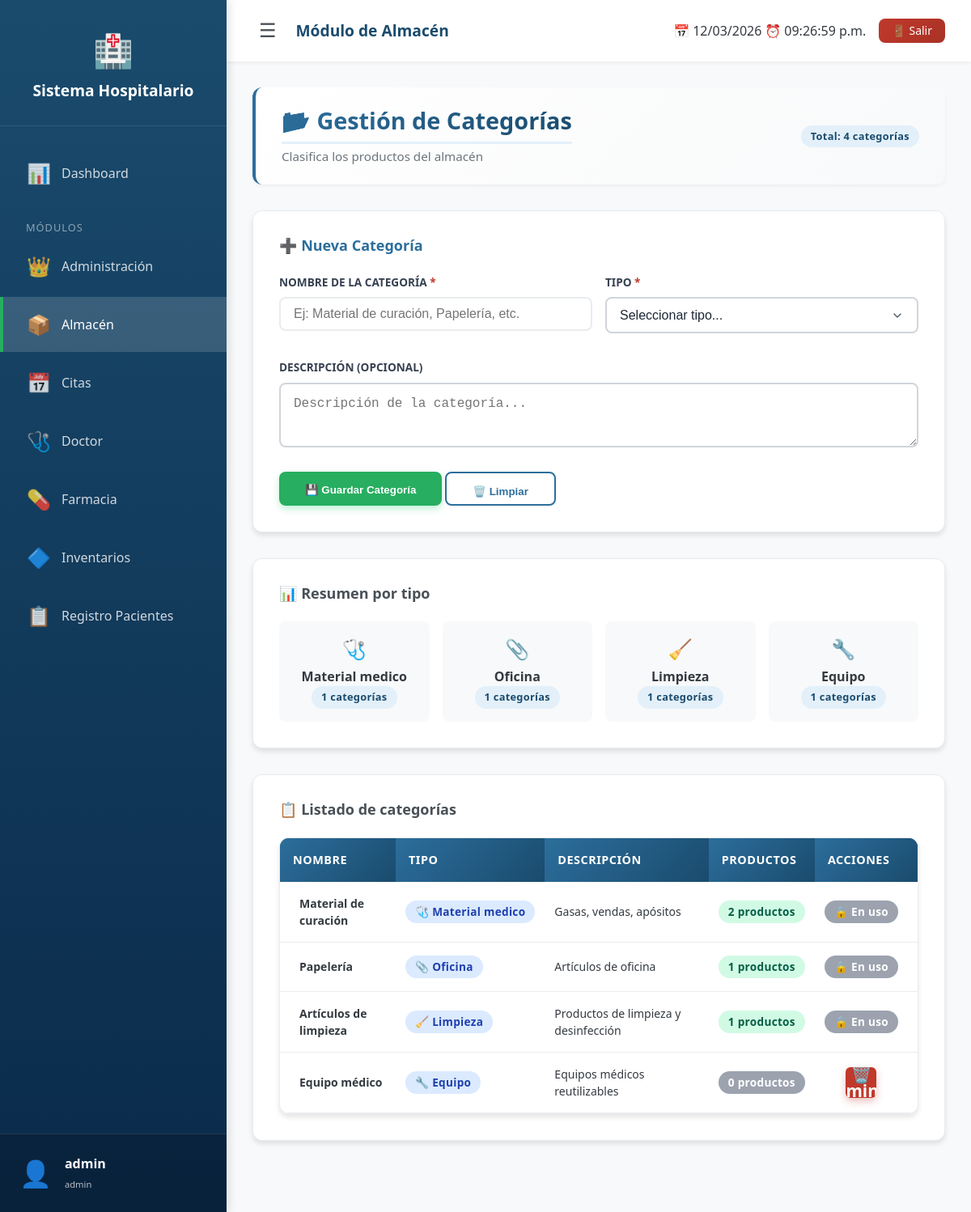
Page /Hospital/modules/almacen/categorias.php (signed in) on the committed database.
### tables this page shows
CREATE TABLE `modulos` (
  `id` int(11) NOT NULL,
  `nombre` varchar(50) DEFAULT NULL,
  `ruta` varchar(100) DEFAULT NULL
);

CREATE TABLE `categorias_almacen` (
  `id` int(11) NOT NULL,
  `nombre` varchar(100) NOT NULL,
  `tipo` enum('material_medico','oficina','limpieza','equipo','otro') NOT NULL,
  `descripcion` text DEFAULT NULL
);

### Hospital/modules/almacen/categorias.php (the view, shortened to what this page needs)
<?php
require_once '../../config/db.php';
require_once '../../includes/header.php';
$categorias = $pdo->query("
    SELECT c.*,
           (SELECT COUNT(*) FROM productos WHERE categoria_almacen_id = c.id) as total_productos
    FROM categorias_almacen c
    ORDER BY c.tipo, c.nombre
")->fetchAll();
$total_categorias = count($categorias);
$tipos = $pdo->query("SELECT tipo, COUNT(*) as total FROM categorias_almacen GROUP BY tipo")->fetchAll();
?>
<div class="fade-in modulo-almacen">
    <div class="almacen-header">
        <div>
            <h1>📂 Gestión de Categorías</h1>
            <p class="almacen-subtitle">Clasifica los productos del almacén</p>
        </div>
        <div>
            <span class="almacen-badge primary">Total: <?= $total_categorias ?> categorías</span>
        </div>
    </div>
    <div class="almacen-card">
        <h3 style="color: var(--primary); margin-bottom: var(--spacing-lg);">➕ Nueva Categoría</h3>
        <form method="POST" action="guardar_categoria.php" id="formCategoria">
            <div class="almacen-form-row">
                <div class="almacen-form-group">
                    <label class="required">Nombre de la categoría</label>
                    <input type="text" name="nombre" class="almacen-form-control" required
                           placeholder="Ej: Material de curación, Papelería, etc."
                           maxlength="100">
                </div>
                <div class="almacen-form-group">
                    <label class="required">Tipo</label>
                    <select name="tipo" class="almacen-form-control" required>
                        <option value="">Seleccionar tipo...</option>
                    </select>
                </div>
            </div>
            <div class="almacen-form-group">
                <label>Descripción (opcional)</label>
                <textarea name="descripcion" class="almacen-form-control" rows="2"
                          placeholder="Descripción de la categoría..."></textarea>
            </div>
            <div class="almacen-flex almacen-gap-sm" style="margin-top: var(--spacing-lg);">
                <button type="submit" class="almacen-btn almacen-btn-success">
                    <span>💾</span> Guardar Categoría
                </button>
                <button type="reset" class="almacen-btn almacen-btn-outline">
                    <span>🗑️</span> Limpiar
                </button>
            </div>
        </form>
    </div>
    <?php if (!empty($tipos)): ?>
    <div class="almacen-card">
        <h3>📊 Resumen por tipo</h3>
        <div style="display: grid; grid-template-columns: repeat(auto-fit, minmax(150px, 1fr)); gap: var(--spacing-md); margin-top: var(--spacing-md);">
            <?php foreach ($tipos as $t): ?>
                <div style="background: var(--gray-100); padding: var(--spacing-md); border-radius: var(--radius-md); text-align: center;">
                    <div style="font-size: 1.5rem; margin-bottom: var(--spacing-xs);">
                        <?php
                        $icono = [
                            'material_medico' => '🩺',
                            'limpieza' => '🧹',
                            'oficina' => '📎',
                            'equipo' => '🔧',
                            'otro' => '📦'
                        ][$t['tipo']] ?? '📁';
                        echo $icono;
                        ?>
                    </div>
                    <div style="font-weight: bold;"><?= ucfirst(str_replace('_', ' ', $t['tipo'])) ?></div>
                    <div class="almacen-badge primary"><?= $t['total'] ?> categorías</div>
                </div>
            <?php endforeach; ?>
        </div>
    </div>
    <?php endif; ?>
    <div class="almacen-card">
        <h3>📋 Listado de categorías</h3>
        <?php if (empty($categorias)): ?>
            <div class="almacen-mensaje">
                <p>📭 No hay categorías registradas</p>
                <p>Crea la primera categoría usando el formulario superior</p>
            </div>
        <?php else: ?>
            <div class="almacen-tabla-container">
                <table class="almacen-tabla">
                    <thead>
                        <tr>
                            <th>Nombre</th>
                            <th>Tipo</th>
                            <th>Descripción</th>
                            <th>Productos</th>
                            <th>Acciones</th>
                        </tr>
                    </thead>
                    <tbody>
                        <?php foreach ($categorias as $c): ?>
                        <tr>
                            <td><strong><?= htmlspecialchars($c['nombre']) ?></strong></td>
                            <td>
                                <?php
                                $iconos_tipo = [
                                    'material_medico' => '🩺',
                                    'limpieza' => '🧹',
                                    'oficina' => '📎',
                                    'equipo' => '🔧',
                                    'otro' => '📦'
                                ];
                                $icono = $iconos_tipo[$c['tipo']] ?? '📁';
                                ?>
                                <span class="almacen-badge info"><?= $icono ?> <?= ucfirst(str_replace('_', ' ', $c['tipo'])) ?></span>
                            </td>
                            <td><?= htmlspecialchars($c['descripcion'] ?? '-') ?></td>
                            <td>
                                <span class="almacen-badge <?= $c['total_productos'] > 0 ? 'success' : 'secondary' ?>">
                                    <?= $c['total_productos'] ?> productos
                                </span>
                            </td>
                            <td>
                                <?php if ($c['total_productos'] == 0): ?>
                                    <a href="categorias.php?eliminar=<?= $c['id'] ?>"
                                       class="almacen-btn almacen-btn-sm almacen-btn-danger"
                                       onclick="return confirm('¿Eliminar esta categoría?')">
                                        🗑️ Eliminar
                                    </a>
                                <?php else: ?>
                                    <span class="almacen-badge secondary" title="No se puede eliminar: tiene productos asociados">
                                        🔒 En uso
                                    </span>
                                <?php endif; ?>
                            </td>
                        </tr>
                        <?php endforeach; ?>
                    </tbody>
                </table>
            </div>
        <?php endif; ?>
    </div>
</div>
<?php require_once '../../includes/footer.php'; ?>g

### Hospital/includes/header.php (shortened to what this page needs)
<?php
$menu_modulos = [];
if (isset($_SESSION['user_id'])) {
    require_once __DIR__ . '/../config/db.php';
    try {
        $stmt = $pdo->prepare("
            SELECT m.nombre, m.ruta,
                   CASE m.nombre
                       WHEN 'Administración' THEN '👑'
                       WHEN 'Almacén' THEN '📦'
                       WHEN 'Citas' THEN '📅'
                       WHEN 'Doctor' THEN '🩺'
                       WHEN 'Farmacia' THEN '💊'
                       WHEN 'Registro Pacientes' THEN '📋'
                       ELSE '🔷'
                   END as icono
            FROM usuario_modulos um
            JOIN modulos m ON um.modulo_id = m.id
            WHERE um.usuario_id = ?
            ORDER BY m.nombre
        ");
        $stmt->execute([$_SESSION['user_id']]);
        $menu_modulos = $stmt->fetchAll();
    } catch (PDOException $e) {
        error_log("Error al cargar módulos: " . $e->getMessage());
        $menu_modulos = [];
    }
}
?>
<!DOCTYPE html>
<html lang="es">
<head>
    <link rel="stylesheet" href="<?= BASE_URL ?>assets/css/estilos.css">
    <?php
    $ruta_actual = $_SERVER['PHP_SELF'];
    if (strpos($ruta_actual, '/modules/almacen/') !== false): ?>
        <link rel="stylesheet" href="<?= BASE_URL ?>modules/almacen/assets/css/almacen.css">
    <?php
    elseif (strpos($ruta_actual, '/modules/farmacia/') !== false): ?>
        <link rel="stylesheet" href="<?= BASE_URL ?>modules/farmacia/assets/css/farmacia.css">
    <?php endif; ?>
</head>
<body class="<?php echo (strpos($_SERVER['PHP_SELF'], '/modules/almacen/') !== false) ? 'modulo-almacen' : ''; ?>">
    <div class="app-wrapper">
        <aside class="sidebar" id="sidebar">
            <div class="sidebar-logo">
                <div class="logo-icon">🏥</div>
                <h2><?= SISTEMA_NOMBRE ?></h2>
            </div>
            <?php if (isset($_SESSION['user_id'])): ?>
                <ul class="nav-menu">
                    <li class="nav-item">
                        <a href="<?= BASE_URL ?>dashboard.php" class="nav-link <?= basename($_SERVER['PHP_SELF']) == 'dashboard.php' ? 'active' : '' ?>">
                            <span class="nav-icon">📊</span>
                            <span class="nav-text">Dashboard</span>
                        </a>
                    </li>
                    <li class="nav-item" style="margin-top: var(--spacing-lg);">
                        <div style="padding: 0 var(--spacing-lg); color: rgba(255,255,255,0.5); font-size: 0.8rem; text-transform: uppercase; letter-spacing: 1px;">
                            <span class="nav-text">Módulos</span>
                        </div>
                    </li>
                    <?php if (!empty($menu_modulos)): ?>
                        <?php foreach ($menu_modulos as $modulo): ?>
                            <li class="nav-item">
                                <a href="<?= BASE_URL ?>modules/<?= $modulo['ruta'] ?>/index.php"
                                   class="nav-link <?= strpos($_SERVER['PHP_SELF'], $modulo['ruta']) !== false ? 'active' : '' ?>">
                                    <span class="nav-icon"><?= $modulo['icono'] ?></span>
                                    <span class="nav-text"><?= $modulo['nombre'] ?></span>
                                </a>
                            </li>
                        <?php endforeach; ?>
                    <?php endif; ?>
                </ul>
                <div class="user-info-sidebar">
                    <div class="user-name">
                        <span class="user-avatar">👤</span>
                        <span class="nav-text">
                            <strong><?= htmlspecialchars($_SESSION['usuario'] ?? 'Usuario') ?></strong>
                            <br>
                            <small style="font-size: 0.7rem; opacity: 0.7;"><?= $_SESSION['rol'] ?? '' ?></small>
                        </span>
                    </div>
                </div>
            <?php endif; ?>
        </aside>
        <main class="main-content" id="mainContent">
            <header class="main-header">
                <div style="display: flex; align-items: center; gap: var(--spacing-md);">
                    <button class="sidebar-toggle" id="sidebarToggle" title="Toggle sidebar">
                        ☰
                    </button>
                    <h2 style="margin: 0; font-size: 1.2rem;">
                        <?php
                        $pagina = basename($_SERVER['PHP_SELF']);
                        $modulo = basename(dirname($_SERVER['PHP_SELF']));
                        if ($pagina == 'dashboard.php') {
                            echo 'Panel Principal';
                        } elseif ($modulo == 'admin') {
                            echo 'Administración';
                        } elseif ($modulo == 'almacen') {
                            echo 'Módulo de Almacén';
                        } elseif ($modulo == 'farmacia') {
                            echo 'Módulo de Farmacia';
                        } else {
                            echo ucfirst(str_replace('.php', '', $pagina));
                        }
                        ?>
                    </h2>
                </div>
                <?php if (isset($_SESSION['user_id'])): ?>
                    <div style="display: flex; align-items: center; gap: var(--spacing-md);">
                        <span style="display: flex; align-items: center; gap: var(--spacing-xs);">
                            <span>📅</span>
                            <span id="fechaActual"><?= date('d/m/Y') ?></span>
                            <span>⏰</span>
                            <span id="horaActual"></span>
                        </span>
                        <a href="<?= BASE_URL ?>logout.php" class="btn btn-sm btn-danger" onclick="return confirm('¿Cerrar sesión?')">
                            🚪 Salir
                        </a>
                    </div>
                <?php endif; ?>
            </header>
            <div style="flex: 1; padding: var(--spacing-xl);">

### rows in the picture
modulos: icono "👑", nombre "Administración"
modulos: icono "📦", nombre "Almacén"
modulos: icono "📅", nombre "Citas"
modulos: icono "🩺", nombre "Doctor"
modulos: icono "💊", nombre "Farmacia"
modulos: icono "🔷", nombre "Inventarios"
modulos: icono "📋", nombre "Registro Pacientes"
categorias_almacen: nombre "Material de curación", tipo "🩺", tipo "Material medico", descripcion "Gasas, vendas, apósitos", total_productos "2", shows "🔒 En uso"
categorias_almacen: nombre "Papelería", tipo "📎", tipo "Oficina", descripcion "Artículos de oficina", total_productos "1", shows "🔒 En uso"
categorias_almacen: nombre "Artículos de limpieza", tipo "🧹", tipo "Limpieza", descripcion "Productos de limpieza y desinfección", total_productos "1", shows "🔒 En uso"
categorias_almacen: nombre "Equipo médico", tipo "🔧", tipo "Equipo", descripcion "Equipos médicos reutilizables", total_productos "0"

### other values in the picture
SISTEMA_NOMBRE "Sistema Hospitalario"
$_SESSION['usuario'] "admin"
$_SESSION['rol'] "admin"
$total_categorias "4"
$icono "🩺"
str_replace('_', ' ', $t['tipo']) "Material medico"
$t['total'] "1"
$icono "📎"
str_replace('_', ' ', $t['tipo']) "Oficina"
$icono "🧹"
str_replace('_', ' ', $t['tipo']) "Limpieza"
$icono "🔧"
str_replace('_', ' ', $t['tipo']) "Equipo"
